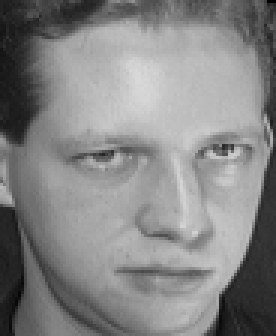
#> input picture Lab 1/PCA/ORL/s1/10.pgm, 92 x 112 px (shown 3 times larger); its folder holds only this picture in this run
$ python PCA5.py
#> lines starting #> are read from the running program, lines starting #| are printed output that depends on the picture
import numpy as np
from numpy import linalg
import os
from PIL import Image
import pandas as pd
import matplotlib.pyplot as plt
import seaborn as sns
from random import *
sns.set_style("dark")

# plt.style.use('fivethirtyeight')
# plt.rcParams['text.usetex'] = True#默认为false，此处设置为TRUE
plt.rc('font',family='Times New Roman')

# Try numpy.

class PCA():

    def __init__(self):
        self.images=[]

    def readdata(self):
        path = './ORL'
        self.size = set()
        for file in os.listdir(path):
            for item in os.listdir(path + '/' + file):
                im = Image.open(path + '/' + file + '/' + item)
#> im is the input picture: PIL image 92x112 L; min 1, max 217, mean 132.8
                self.images.append(list(im.getdata()))
                self.size.add(im.size)
            #     if len(self.images)==10:break
            # if len(self.images) == 10: break
        if len(self.size)==1:
            self.size=list(self.size)[0]
#> self.size = (92, 112)
            self.images=np.array(self.images,dtype=float)
            print('image size:',self.size)
#| image size: (92, 112)
        else:raise Exception("size not match")
        N, D = len(self.images), len(self.images[0])  # 样本数，特征数
#> N = 2; D = 10304
        self.D=D;self.N=N
#> after `self.D = D`: self.D = 10304
#> after `self.N = N`: self.N = 2

    # [11 lines left out: function pca, not called in this run]

    def embedding(self,k):
        self.Z=self.Zall[:k]
        self.U=self.eigvec[:k].transpose()

    # [40 lines left out: functions recompose, featureface, not called in this run]

    def shape(self,image):
        return image.reshape(self.size[1],self.size[0])

    def show(self,image):
        Image._show(image)

    # [70 lines left out: functions loss, lossplot, findmostsimilar, recompose2, not called in this run]

    def averageface(self):
        n=len(self.images)
#> n = 2
        ave=np.array([sum([self.images[j][i] for j in range(n)])/n for i in range(len(self.images[0]))])
#> ave = 10304 values, max 197.5 at index 3358, min 15 at index 10031, mean 114
        plt.imshow(self.shape(ave), cmap=plt.cm.gray)
#> in shape, `return image.reshape(self.size[1],self.size[0])`:
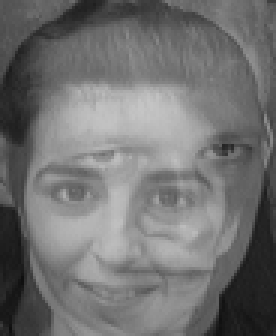
#> returned value: shape (112, 92) float64 (shown 3 times larger); min 15, max 197.5, mean 114
        plt.savefig('./images/average')

    # 考察降维效果，展示特征脸
    # [32 lines left out: functions test, test2, not called in this run]

    # 平均脸
    def test3(self):
        self.readdata()
        self.averageface()

def main():
    test=PCA()
    # test.test()
    # test.test2()
    test.test3()

if __name__=='__main__':
    main()
